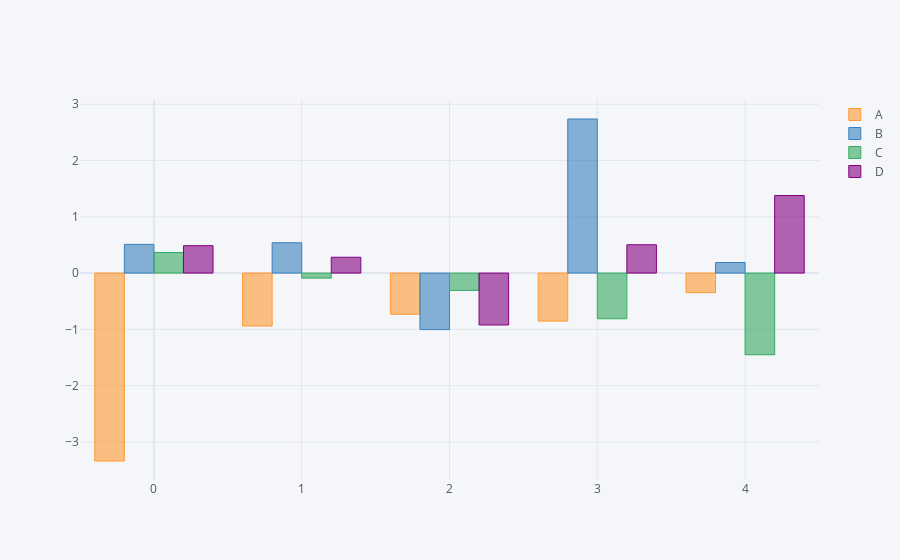

This figure's notebook cell:
### Code cell
df.head(5).iplot(kind="bar")

### Figure 1 — Plotly figure (JSON) as saved in the notebook; plotly's stock layout.template omitted (floating-point values rounded to 4 significant figures)
{"data": [{"marker": {"color": "rgba(255, 153, 51, 0.6)", "line": {"color": "rgba(255, 153, 51, 1.0)", "width": 1}}, "name": "A", "orientation": "v", "text": "", "type": "bar", "x": [0, 1, 2, 3, 4], "y": [-3.339, -0.9405, -0.7321, -0.8534, -0.3474]}, {"marker": {"color": "rgba(55, 128, 191, 0.6)", "line": {"color": "rgba(55, 128, 191, 1.0)", "width": 1}}, "name": "B", "orientation": "v", "text": "", "type": "bar", "x": [0, 1, 2, 3, 4], "y": [0.5096, 0.5389, -1.004, 2.737, 0.1877]}, {"marker": {"color": "rgba(50, 171, 96, 0.6)", "line": {"color": "rgba(50, 171, 96, 1.0)", "width": 1}}, "name": "C", "orientation": "v", "text": "", "type": "bar", "x": [0, 1, 2, 3, 4], "y": [0.3656, -0.08992, -0.3079, -0.8116, -1.451]}, {"marker": {"color": "rgba(128, 0, 128, 0.6)", "line": {"color": "rgba(128, 0, 128, 1.0)", "width": 1}}, "name": "D", "orientation": "v", "text": "", "type": "bar", "x": [0, 1, 2, 3, 4], "y": [0.4868, 0.2816, -0.9223, 0.5032, 1.378]}], "layout": {"legend": {"bgcolor": "#F5F6F9", "font": {"color": "#4D5663"}}, "paper_bgcolor": "#F5F6F9", "plot_bgcolor": "#F5F6F9", "title": {"font": {"color": "#4D5663"}}, "xaxis": {"gridcolor": "#E1E5ED", "showgrid": true, "tickfont": {"color": "#4D5663"}, "title": {"font": {"color": "#4D5663"}, "text": ""}, "zerolinecolor": "#E1E5ED"}, "yaxis": {"gridcolor": "#E1E5ED", "showgrid": true, "tickfont": {"color": "#4D5663"}, "title": {"font": {"color": "#4D5663"}, "text": ""}, "zerolinecolor": "#E1E5ED"}}}
